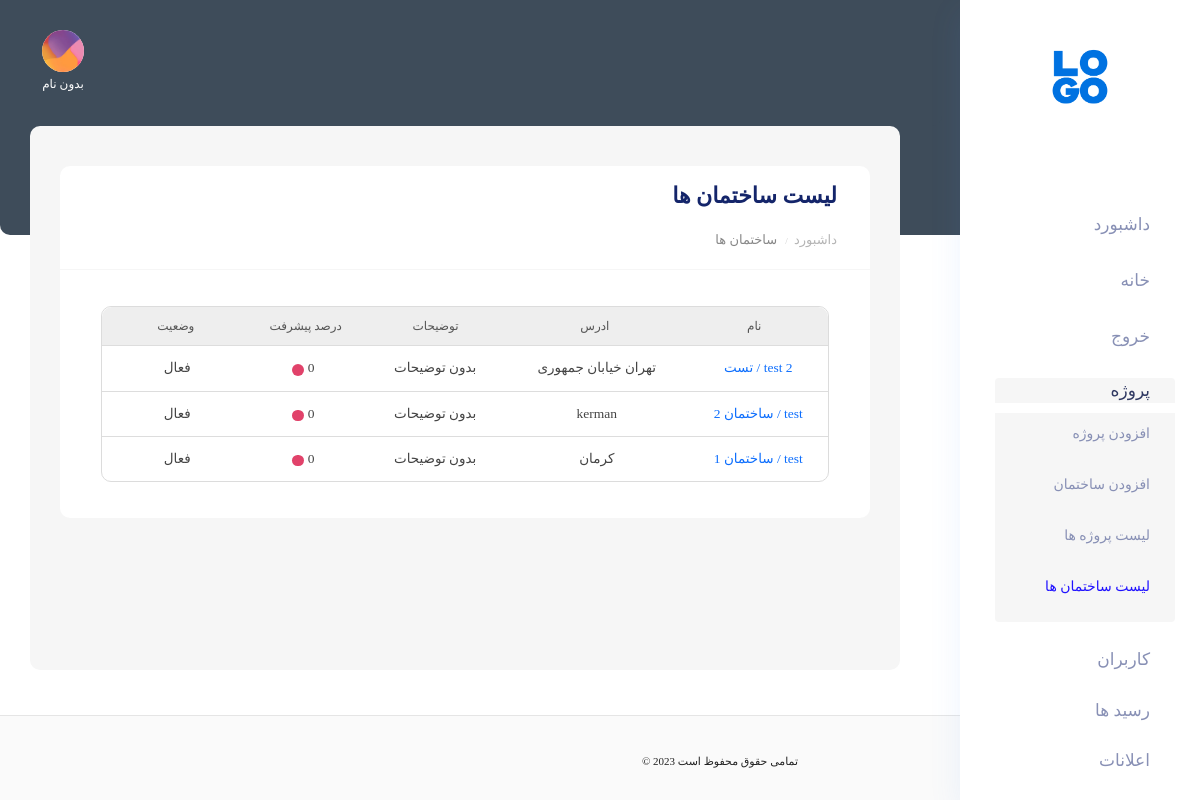
Screenshot of /u/dashboard/building/list (signed in) with the database file from the repository.
### account/models.py (models this page shows, shortened)
class User(AbstractUser):
    ROLE_USER_OPTIONS = (
        ('normal_user', 'کاربر عادی'),
        ('financial_user', 'ادمین مالی'),
        ('super_user', 'ادمین وِیژه'),
    )
    first_name = models.CharField("first name", max_length=150, blank=True, default="بدون نام")
    username = None
    email = models.EmailField("email address", null=True, blank=True, unique=True)
    phonenumber = PhoneNumberField(region='IR', unique=True)
    is_phonenumber_confirmed = models.BooleanField(default=False)
    role = models.CharField(max_length=20, choices=ROLE_USER_OPTIONS, default='normal_user')
    USERNAME_FIELD = "phonenumber"
    REQUIRED_FIELDS = []
    objects = CustomBaseUserManager()
    normal_user = NormalUserManager()
    financial_user = FinancialUserManager()
    super_user = SuperUserManager()
    class Meta:
        ordering = '-id',
    @property
    def is_admin(self):
        return True if self.role in settings.ADMIN_USER_ROLES else False
    @property
    def is_common_admin(self):
        return True if self.role in settings.COMMON_ADMIN_USER_ROLES else False
    @property
    def is_super_admin(self):
        return True if self.role in settings.SUPER_ADMIN_ROLES else False
    def get_full_name(self):
        fl = f'{self.first_name} {self.last_name}'.strip() or 'بدون نام'
        return fl
    def get_image_url(self):
        return '/static/images/dashboard/client_img.png'

### receipt/models.py (models this page shows, shortened)
class Building(BaseModel):
    name = models.CharField(max_length=200)
    address = models.TextField()
    description = models.TextField(null=True, blank=True)
    project = models.ForeignKey('Project', on_delete=models.CASCADE,null=True)
    is_active = models.BooleanField(default=True)
    progress_percentage = models.IntegerField(default=0, validators=[MinValueValidator(0), MaxValueValidator(100)])
    class Meta:
        ordering = '-id',
    @property
    def progress_percentage_label(self):
        p = self.progress_percentage
        if 35 < p < 65:
            return 'half'
        elif p < 50:
            return 'below_half'
        elif p > 50:
            return 'above_half'
    def get_absolute_url(self):
        return reverse('receipt:building_dashboard_detail', args=(self.id,))
    def get_name_by_flag(self):
        return f'{self.project.name} / {self.name}'

class Project(BaseModel):
    name = models.CharField(max_length=100)
    description = models.TextField(null=True, blank=True)

### receipt/views/dashboard.py (the view)
# urls.py: path('u/dashboard/building/list', dashboard.BuildingList.as_view(), name='building_dashboard_list'),
class BuildingList(LoginRequiredMixinCustom, View):
    template_name = 'receipt/dashboard/building/list.html'
    def get(self, request):
        user = request.user
        if user.is_admin:
            buildings = models.Building.objects.all()
        else:
            buildings = models.Building.get_buildings_user(user)
            buildings = buildings.annotate(
                payments=Sum('receipt__amount')
            )
        context = {
            'buildings': buildings
        }
        return render(request, self.template_name, context)

### core/auth/mixins.py (called while the page is built)
    def dispatch(self, request, *args, **kwargs):
        if not request.user.is_authenticated:
            return self.handle_no_permission()
        if not request.user.is_phonenumber_confirmed:
            return redirect('account:confirm_phonenumber')
        return super().dispatch(request, *args, **kwargs)

### receipt/templates/receipt/dashboard/building/list.html (shortened to what this page needs)
{% extends 'account/dashboard/components/base/base_template.html' %}
{% block Content %}
    {% include 'account/dashboard/components/base/nav.html' %}
    <section class="main_content dashboard_part large_header_bg">
        {% include 'account/dashboard/components/base/header.html' %}
        <div class="main_content_iner">
            <div class="container-fluid p-0 ">
                <div class="col-lg-12">
                    <div class="white_card mb_30">
                        <div class="white_card_header">
                            <div class="box_header m-0">
                                <div class="main-title">
                                    <h3 class="m-0">لیست ساختمان ها</h3>
                                </div>
                            </div>
                            <div class="breadcrumb">
                                <ul>
                                    <li>
                                        <a href="{% url 'account:dashboard' %}">داشبورد</a>
                                    </li>
                                    <li>
                                        <a href="">ساختمان ها</a>
                                    </li>
                                </ul>
                            </div>
                        </div>
                        <div class="white_card_body">
                            <div class="card-body">
                                {% if user.is_admin %}
                                    <div class="list-row">
                                        <div class="title-list-row">
                                            <div class="col-2">
                                                نام
                                            </div>
                                            <div class="col-3">
                                                ادرس
                                            </div>
                                            <div class="col-2">
                                                توضیحات
                                            </div>
                                            <div class="col-2">
                                                درصد پیشرفت
                                            </div>
                                            <div class="col-2">
                                                وضعیت
                                            </div>
                                        </div>
                                        {% for building in buildings %}
                                            <div class="detail-row">
                                                <div class="col-2">
                                                    <a href="{{ building.get_absolute_url }}">
                                                        {{ building.get_name_by_flag|truncatechars:30 }}
                                                    </a>
                                                </div>
                                                <div class="col-3">
                                                    {{ building.address|truncatechars:30 }}
                                                </div>
                                                <div class="col-2">
                                                    {{ building.description|default:'بدون توضیحات'|truncatechars:20 }}
                                                </div>
                                                <div class="col-2">
                                                    <i class="fa fa-percentage icon-percentage-badge"
                                                       percentage-label="{{ building.progress_percentage_label }}"></i>
                                                </div>
                                                <div class="col-2">
                                                    {% if building.is_active %}
                                                        فعال
                                                        <i class="fa fa-check-circle font-size-10 text-success"></i>
                                                    {% else %}
                                                        غیر فعال
                                                        <i class="fa fa-minus-circle font-size-10 text-danger"></i>
                                                    {% endif %}
                                                </div>
                                            </div>
                                        {% empty %}
                                            <div class="container-not-found-base">
                                                <p>ساختمانی یافت نشد</p>
                                            </div>
                                        {% endfor %}
                                    </div>
                                {% endif %}
                            </div>
                        </div>
                    </div>
                </div>
            </div>
        </div>
        {% include 'account/dashboard/components/base/footer.html' %}
    </section>
{% endblock %}

### account/templates/account/dashboard/components/base/header.html (shortened to what this page needs)
{% load static %}
<header>
    <div class="container-fluid g-0">
        <div class="row">
            <div class="col-lg-12 p-0 ">
                <div class="header_iner d-flex justify-content-between align-items-center">
                    <div class="header_right d-flex justify-content-between align-items-center">
                        <div class="header_notification_warp d-flex align-items-center">
                            <li class="m-1" title="اعلانات">
                                <a href="{% url 'notification:notification_dashboard_user_personal_list' %}"><i
                                        class="fa fa-bell"></i></a>
                            </li>
                            <li class="m-1" title="خروج">
                                <a href="{% url 'account:logout' %}">
                                    <i class="fa fa-sign-out-alt"></i>
                                </a>
                            </li>
                        </div>
                        <div class="profile_info text-center mx-4">
                            <a href="{% url 'account:info_detail' %}">
                                <img src="{{ user.get_image_url }}" alt="{{ user.get_full_name }}">
                                <p class="font-60 text-center text-white">
                                    {{ user.get_full_name|truncatechars:30 }}
                                </p>
                            </a>
                        </div>
                    </div>
                </div>
            </div>
        </div>
    </div>
</header>

### static/styles/form.css (style rules this page uses)
::placeholder { font-family: 'Vazir'; font-size: 80%; color: #aaa; }

### static/styles/base.css (style rules this page uses)
* { margin: 0; padding: 0; box-sizing: border-box; }
body { font-family: 'Vazir'; }
.list-row { border: 1px solid #dcdcdc; border-radius: 10px; font-size: 80%; text-align: center; width: 100%; white-space: nowrap; }
.title-list-row { border-radius: 10px 10px 0 0; padding: 10px; background: #eee; display: flex; justify-content: space-between; align-items: center; border-bottom: 1px solid #ddd; width: 100%; }
.title-list-row > div { display: inline-block; margin: 0 5px; color: #555; font-size: 80%; }
.detail-row { width: 100%; font-size: 90%; color: #444; display: flex; justify-content: space-between; align-items: center; text-align: center; padding: 12px 5px; border-bottom: 1px solid #ddd; }
.detail-row:last-of-type { border-bottom: none; border-radius: 0 0 10px 10px; }
.detail-row > div { display: inline-block; margin: 0 5px; }
.font-60 { font-size: 60% !important; }
.icon-percentage-badge { background: #f1f1f1; padding: 2px 3px; border-radius: 7px; font-size: 56%; }
.icon-percentage-badge[percentage-label='below_half'] { background: #e1426a; color: #fff; }
.breadcrumb { margin-bottom: 0 !important; margin-top: 13px; }
.breadcrumb ul { direction: rtl; width: 100%; display: block; }
.breadcrumb li { font-size: 65%; display: inline-block; color: #b5b5b5; }
.breadcrumb li:after { content: "/"; margin: 0 3px; font-size: 70%; color: #ccc; }
.breadcrumb li:last-of-type:after { content: ""; margin: 0; }
.breadcrumb li a { color: inherit; }
.breadcrumb a[href=""] { color: #878787; }
@media screen and (max-width: 1400px) { .list-row { font-size: 75%; } }
@media screen and (max-width: 1400px) { .detail-row { overflow: auto; } }

### rows the page displays
User: get_full_name "بدون نام"
Building: get_name_by_flag "test 2 / تست", address "تهران خیابان جمهوری", description "بدون توضیحات", progress_percentage 0 (drawn), is_active "فعال"
Building: get_name_by_flag "test / ساختمان 2", address "kerman", description "بدون توضیحات", progress_percentage 0 (drawn), is_active "فعال"
Building: get_name_by_flag "test / ساختمان 1", address "کرمان", description "بدون توضیحات", progress_percentage 0 (drawn), is_active "فعال"
